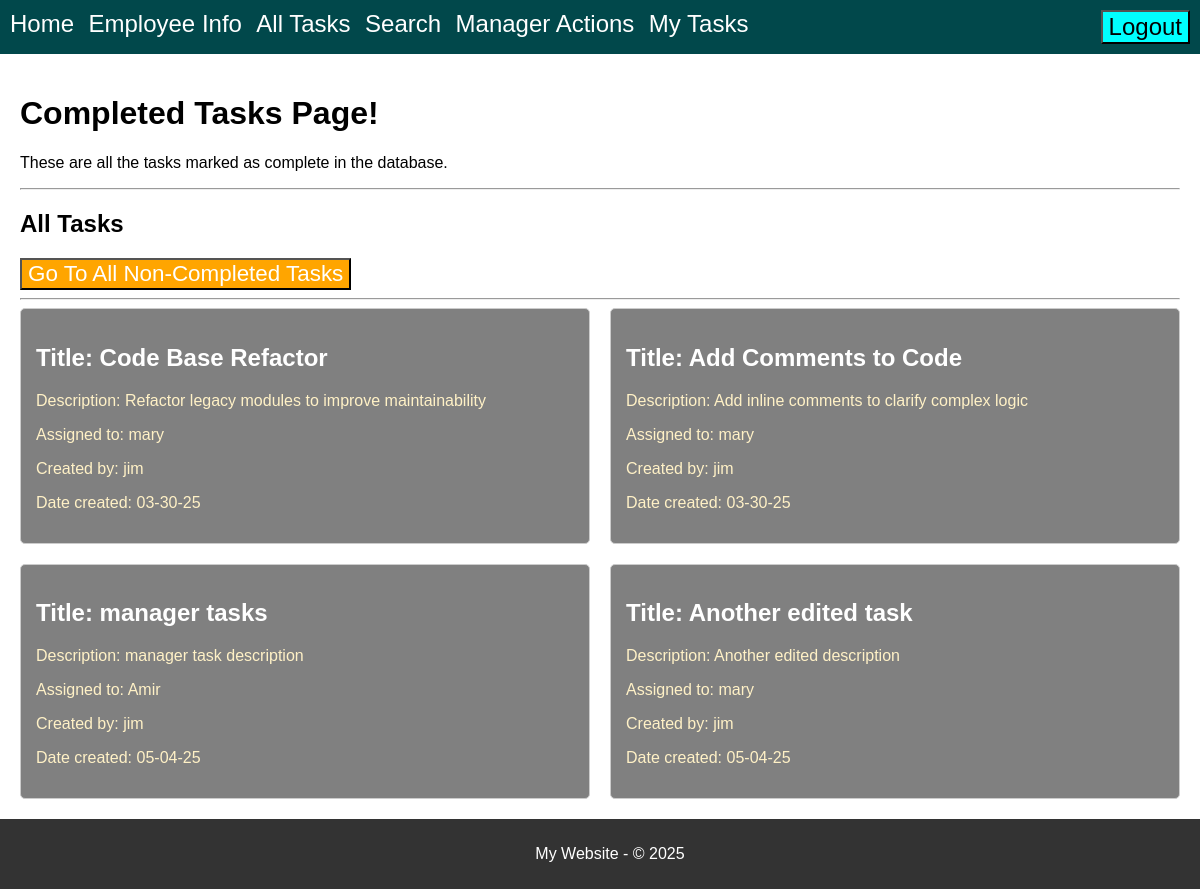
Screenshot of /completed-tasks (signed in) with the database file from the repository.
### model.py (models this page shows, shortened)
class Tasks(db.Model):
    __tablename__ = 'Tasks'
    id = db.Column(db.Integer, primary_key=True)
    title = db.Column(db.String(30), nullable=False)
    body = db.Column(db.String(200), nullable=False)
    assigned_to = db.Column(db.Integer, db.ForeignKey('Users.id'), nullable=True)
    created_by = db.Column(db.Integer, db.ForeignKey('Users.id'), nullable=True)
    date_created = db.Column(db.String(8), nullable=False)
    completed = db.Column(db.Integer, default=0)
    assigned_user = db.relationship('Users', foreign_keys=[assigned_to])
    creator_user = db.relationship('Users', foreign_keys=[created_by])

class Users(db.Model):
    __tablename__ = 'Users'
    id = db.Column(db.Integer, primary_key=True)
    username = db.Column(db.String(100), nullable=False, unique=True)
    password = db.Column(db.String(100), nullable=False)
    role = db.Column(db.String(50), nullable=False)

### routes.py (the view)
@app.route('/completed-tasks')
def display_completed_tasks():
    if CS.notLoggedIn():
        return redirect(url_for("display_login"))
    tasks = Tasks.query.filter_by(completed=1).all()
    task_list = map_tasks_to_usernames(tasks)
    return render_template(
        "completed-tasks.html",
        title="Completed Tasks Page!",
        content="These are all the tasks marked as complete in the database.",  # Fixed typo: "Theses" to "These"
        tasks=task_list,  # Pass the modified task list
        CS=CS
    )

### current_session.py (called while the page is built)
    @staticmethod
    def isLoggedIn():
        status = "username" in session
        return status

    @staticmethod
    def notLoggedIn():
        return not CurrentSession.isLoggedIn()

    @staticmethod
    def getRole():
        print(f" User role is: {userRole}")
        return userRole

    @staticmethod
    def getUsername():
        username = session.get("username", None)  # Get username from session
        return username

### routes.py (called while the page is built)
def map_tasks_to_usernames(tasks):
    task_list = []
    for task in tasks:
        creator_username = "Admin" if task.created_by == 999 else "None"
        if task.created_by and task.created_by != 999:
            creator = Users.query.get(task.created_by)
            creator_username = creator.username if creator else "Unknown"
        assignee_username = "None"
        if task.assigned_to:
            assignee = Users.query.get(task.assigned_to)
            assignee_username = assignee.username if assignee else "Unknown"
        task_list.append({
            "id": task.id,
            "title": task.title,
            "body": task.body,
            "assigned_to": assignee_username,
            "created_by": creator_username,
            "date_created": task.date_created
        })
    return task_list

### Templates/completed-tasks.html (shortened to what this page needs)
{% extends "base.html" %}
{% block page_title %}
    {{ title }}
{% endblock %}
{% block content %}
    <p>{{ content }}</p>
     <hr>
    <h2>All Tasks</h2>
    <button onclick="returnToAllTasks()" class="task-pages-nav-btn">Go To All Non-Completed Tasks</button>
    <hr>
    {% if tasks %}
        <div class="tasks-grid">
            {% for task in tasks %}
            <div class="completed-task-card">
                <h2 id="task-title">Title: {{task.title}}</h2>
                <p class="task-details">Description: {{task.body}}</p>
                <p class="task-details">Assigned to: {{task.assigned_to}}</p>
                <p class="task-details">Created by: {{task.created_by}}</p>
                <p class="task-details">Date created: {{task.date_created}}</p>
            </div>
            {% endfor %}
        </div>
    {% else %}
        <p>No tasks found in the database.</p>
    {% endif %}
{% endblock %}

### Styles/style.css (style rules this page uses)
body { font-family: sans-serif; margin: 0; padding: 0; display: flex; flex-direction: column; min-height:100vh; }
.tasks-grid { display: flex; flex-wrap: wrap; gap: 20px; }
.completed-task-card { flex: 1 1 calc(50% - 20px); box-sizing: border-box; padding: 15px; border: 1px solid #ccc; border-radius: 5px; background-color:grey; }
#task-title { color:white; }
.task-details { color:rgb(255, 241, 198); }
.task-pages-nav-btn { font-size:1.4rem; color:White; background-color:orange; transition: transform 0.5s ease; }

### rows the page displays
Tasks: title "Code Base Refactor", body "Refactor legacy modules to improve maintainability", date_created "03-30-25"
Users: assigned_to "mary" "mary" "mary"
Users: created_by "jim" "jim" "jim" "jim"
Tasks: title "Add Comments to Code", body "Add inline comments to clarify complex logic", date_created "03-30-25"
Tasks: title "manager tasks", body "manager task description", date_created "05-04-25"
Users: assigned_to "Amir"
Tasks: title "Another edited task", body "Another edited description", date_created "05-04-25"

### other values shown
{{ title }} "Completed Tasks Page!"
{{ content }} "These are all the tasks marked as complete in the database."
